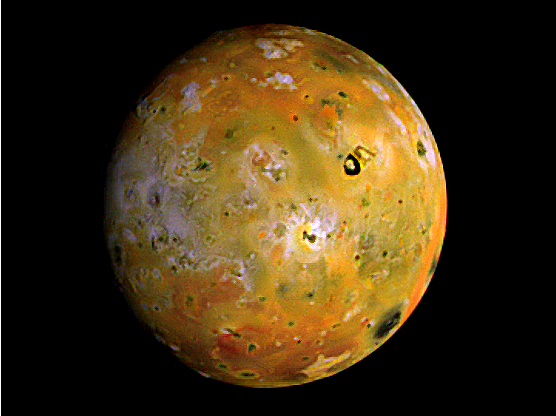
%> input picture Fig0628(a)(jupiter-moon.-Io).tif, 556 x 416 px
$ octave rgbHistLocal.m   (GNU Octave 9; MATLAB toolbox functions it lacks are replaced by stand-ins)
%> lines starting %> are read from the running program, lines starting %| are printed output that depends on the picture
%red colored image with imread
a=imread('/MATLAB Drive/Testing Images/Fig0628(a)(jupiter-moon.-Io).tif');
%> a is the input picture: size 416x556x3 uint8; mean R, G, B 65.7, 48.8, 20.4

%plotting the original image and its 3 channel's histogram for each
%channel(red,green,blue)
figure;

%plot original image
subplot(3,4,1);
imshow(a)
title('orignil image')

%seprate the color channels
red = a(:,:,1);%red channel
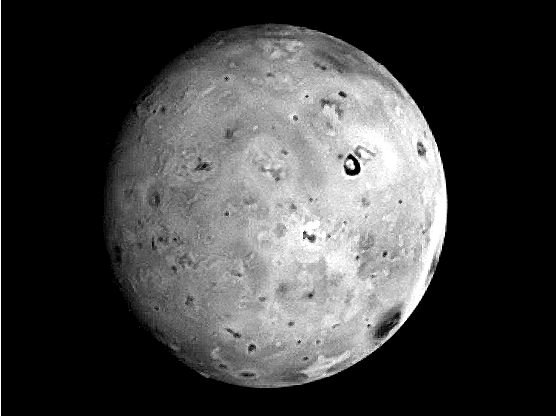
%> red: size 416x556 uint8; min 0, max 255, mean 65.7
green=a(:,:,2);%green channel
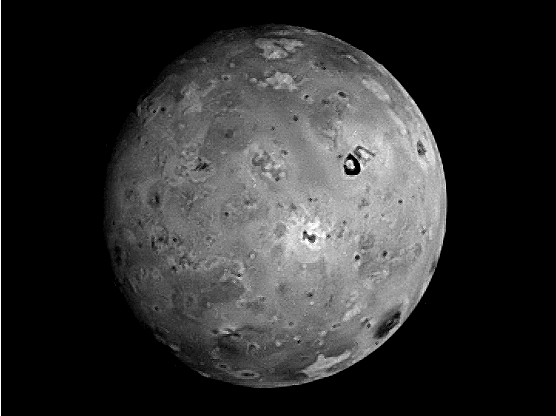
%> green: size 416x556 uint8; min 0, max 255, mean 48.8
blue=a(:,:,3);%blue channel
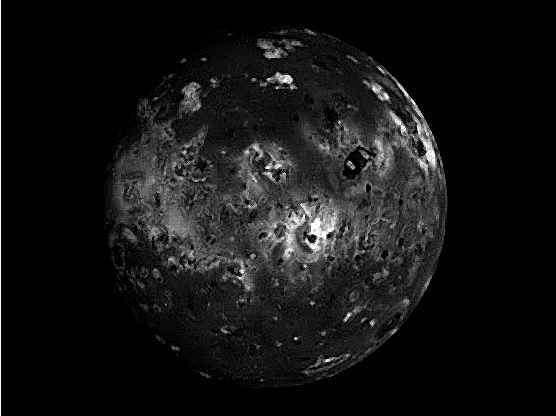
%> blue: size 416x556 uint8; min 0, max 255, mean 20.4


%red channel histogram
subplot(3,4,2);
imhist(red)
title('original image red hist');

%green channel histogram
subplot(3,4,3);
imhist(green)
title('original image green hist')

%blue channel histogram
subplot(3,4,4);
imhist(blue)
title('original image blue hist')


%Apply histogram equalization
eqred = histeq(red);
eqgreen= histeq(green);
eqblue= histeq(blue);


%reconstruct the equalized image
equalized= cat(3,eqred,eqgreen,eqblue);
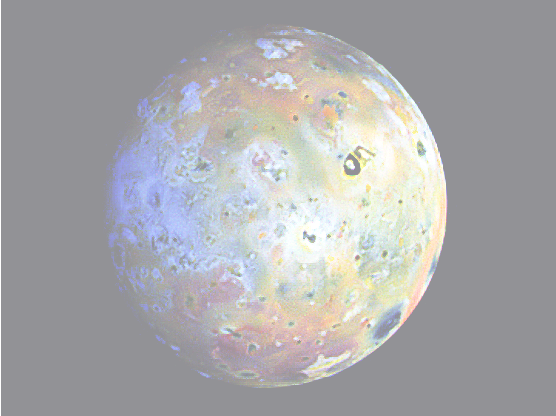
%> equalized: size 416x556x3 uint8; mean R, G, B 169.1, 169.1, 171.5

%plot equalized image
subplot(3,4,5);
imshow(equalized)
title('equalized')

%plot equalized red channel histogram
subplot(3,4,6);
imhist(eqred);
title('red image histogram')

%plot equalized green channel histogram
subplot(3,4,7);
imhist(eqgreen)
title('green image histogram')

%plot equalized blue channel histogram
subplot(3,4,8);
imhist(eqblue)
title('blue image histogram')


%Apply histogram Local equalization
localeqred = adapthisteq(red,'ClipLimit',0.1);
localeqgreen = adapthisteq(green,'ClipLimit',0.1);
localeqblue = adapthisteq(blue,'ClipLimit',0.1);
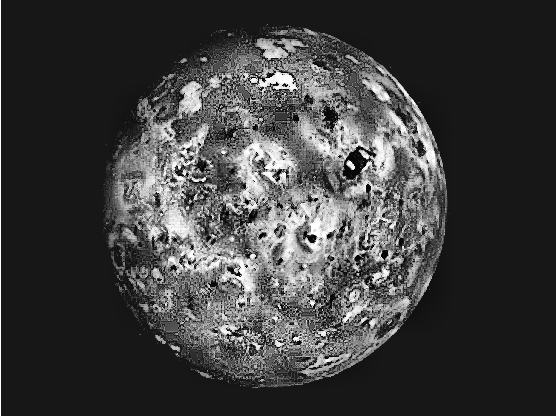
%> localeqblue: size 416x556 uint8; min 0, max 255, mean 63

%reconstruct the Local histogram equalized image
Newequalized= cat(3,localeqred,localeqgreen,localeqblue);
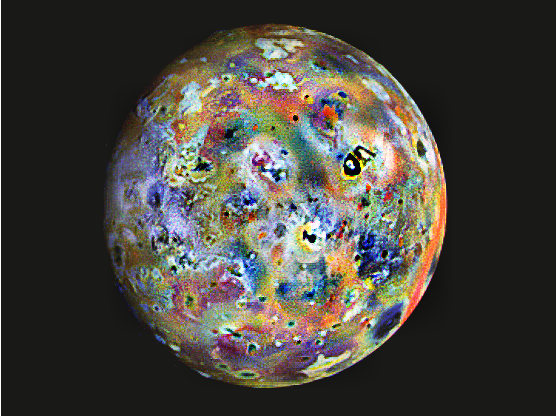
%> Newequalized: size 416x556x3 uint8; mean R, G, B 71.2, 68.8, 63

% plotting Local equalized image
subplot(3,4,9);
imshow(Newequalized)
title('Local equalized')

%plot Localequalized red channel histogram
subplot(3,4,10);
imhist(localeqred);
title('red image histogram')


%plot Localequalized green channel histogram
subplot(3,4,11);
imhist(localeqgreen)
title('green image histogram')


%plot Localequalized Blue channel histogram
subplot(3,4,12);
imhist(localeqblue)
title('blue image histogram')
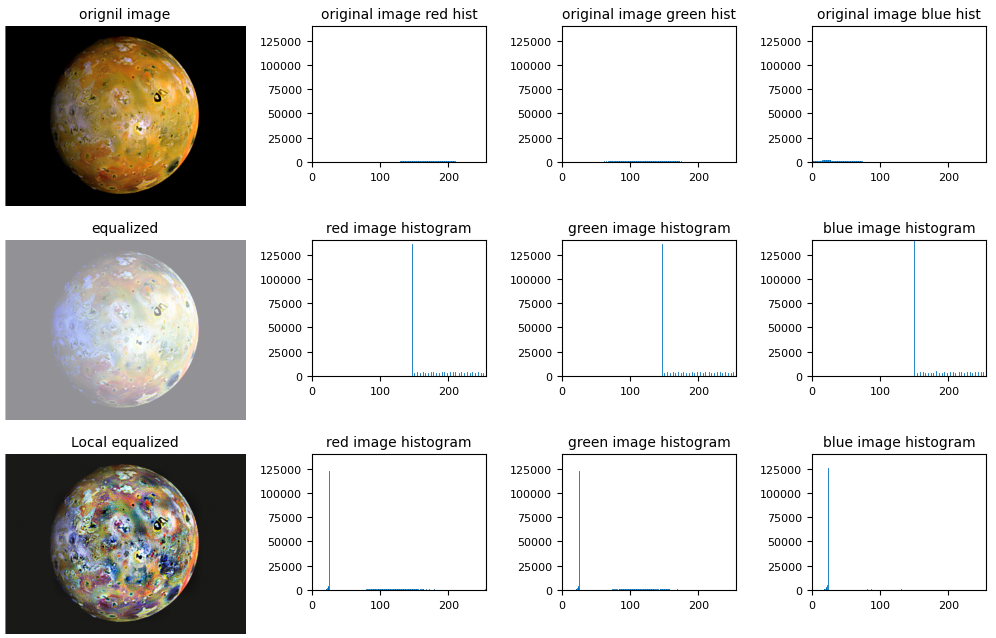
%> figure redrawn from the program's plot data, 12 panels
